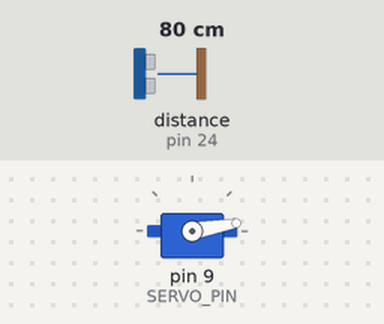
The sketch below on a simulated Arduino Mega 2560, built with avr-gcc and run on an emulated ATmega2560. Shown: servo. The inputs (shaded band) are chosen by the test bench; at power-on: distance to the obstacle (sensor on pin 24) 80 cm. The echo pulse lasts 58.3 µs per cm.

Above: at 1.05 s.
At 1.5 s:
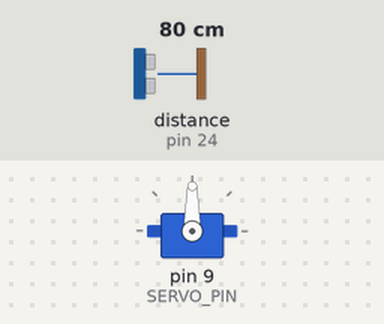
At 1.9 s:
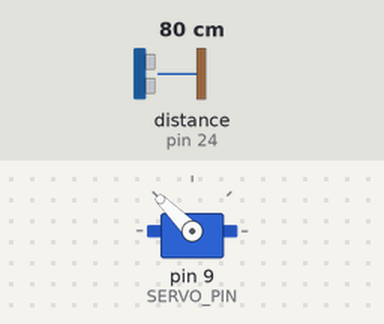
At 2.8 s:
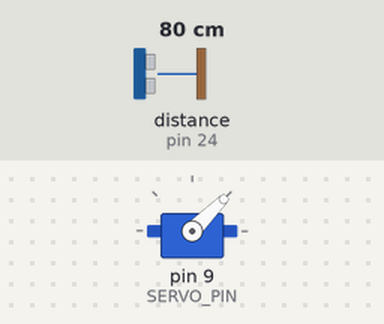
Timing chart, 0 to 5.2 s (numbered marks = the images above):
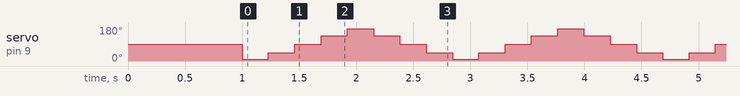

The sketch:

UltrasonicAndServoRadarWireless.ino
```cpp
#include <Servo.h>
#include <SR04.h>
#include <AFMotor.h>

// servo variable
#define SERVO_PIN 9
Servo radarServo;  // create servo object to control a servo
int posArray[] = {10,45,90,135,170};

// ultrasonic variable
#define ECHO_PIN 23
#define TRIG_PIN 24
SR04 ultrasonic = SR04(ECHO_PIN, TRIG_PIN);
int distance[] = {0,0,0,0,0};

// timing variables
long currentTimeSamplePostRadar = 0;
long previousTimeSamplePostRadar = 0;

long currentTimeSampleCalculateRadar = 0;
long previousTimeSampleCalculateRadar = 0;

//perception
float x = 0;
float y = 0;
float theta = 0;

void setup() {
  Serial2.begin(9600);
  radarServo.attach(SERVO_PIN);  // attaches the servo on pin 9 to the servo object
  delay(1000);
  Serial.println("ultrasonic and servo radar test program");
}

void loop() {
//       Test One
         currentTimeSampleCalculateRadar = millis();
      if(currentTimeSampleCalculateRadar - previousTimeSampleCalculateRadar > 1000){
        previousTimeSampleCalculateRadar = currentTimeSampleCalculateRadar;

        }
        currentTimeSamplePostRadar = millis();
      if(currentTimeSamplePostRadar - previousTimeSamplePostRadar > 1000){
        previousTimeSamplePostRadar = currentTimeSamplePostRadar;
          Serial2.print(distance[0]);
          Serial2.print(", ");
          Serial2.print(distance[1]);
          Serial2.print(", ");
          Serial2.print(distance[2]);
          Serial2.print(", ");
          Serial2.print(distance[3]);
          Serial2.print(", ");
          Serial2.println(distance[4]);
        }
      for(int i = 0; i <= 3; i++){    // to go through the array from the begining to the end(excluding)
        radarServo.write(posArray[i]);
        delay(100);
        distance[i] = ultrasonic.DistanceAvg();
        distance[i] > 50 ? distance[i] = 50 : false;
      }

      for(int i = 4; i >= 1; i--){    // to go through the array from the last element to the begining(excluding)
        radarServo.write(posArray[i]);
        delay(100);
        distance[i] = ultrasonic.DistanceAvg();
        distance[i] > 50 ? distance[i] = 50 : false;
      }


}
```

Measured:
- by itself, servo on pin 9 (SERVO_PIN): repeats every 1.8 s: 45° 0.23 s, 90° 0.23 s, 135° 0.23 s, 170° 0.23 s, 135° 0.23 s, 90° 0.23 s, 45° 0.23 s, 10° 0.23 s
